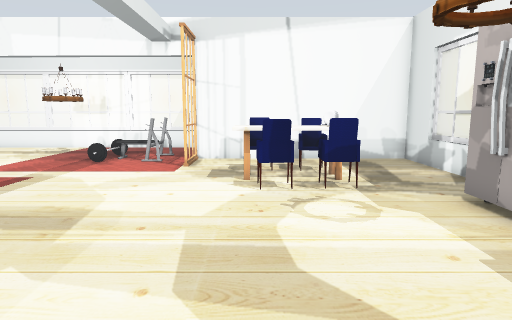
view 1 (above)

20 first-person views from a walk through a robot-simulator world made for Gazebo. The camera is 1 m above the floor, tilts 8° down and sees 75° across. The floor is counted in squares, 0.5 m on a side. Each view is taken from the middle of a square. On the plan, view 1 faces up. The plan holds only what a view shows up to about 18 squares ahead; the rest is blank. Some surface patterns are stand-ins.

view 2
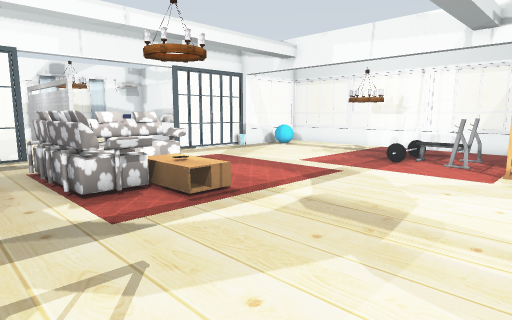

view 3
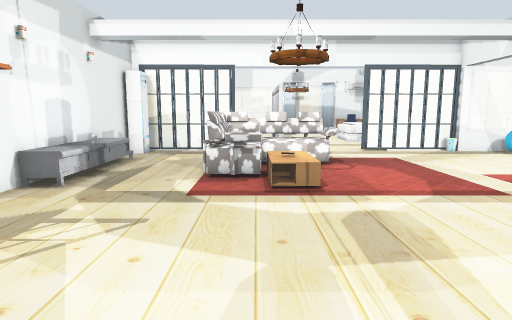

view 4
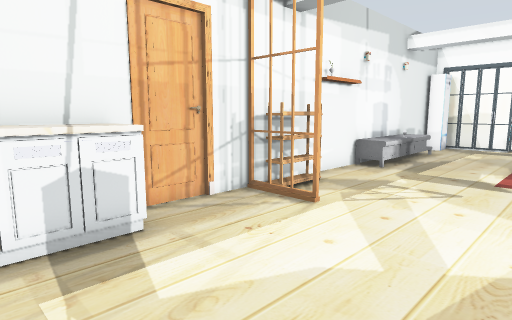

view 5
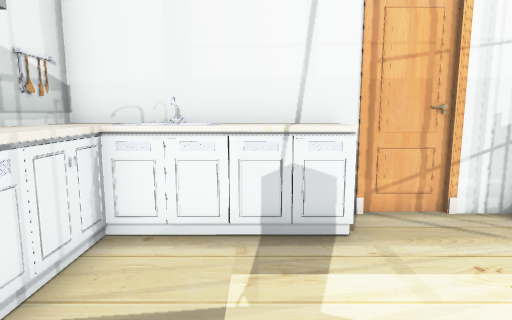

view 6
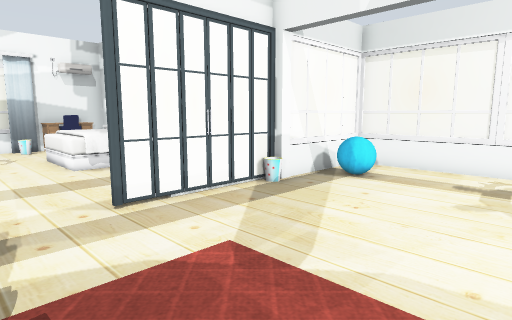

view 7
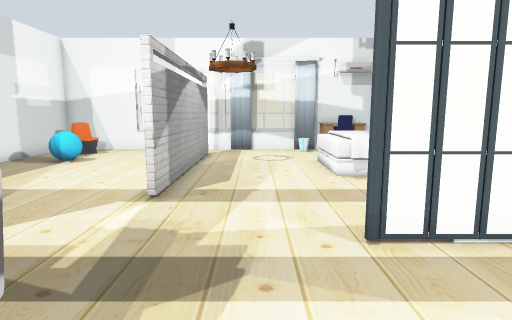

view 8
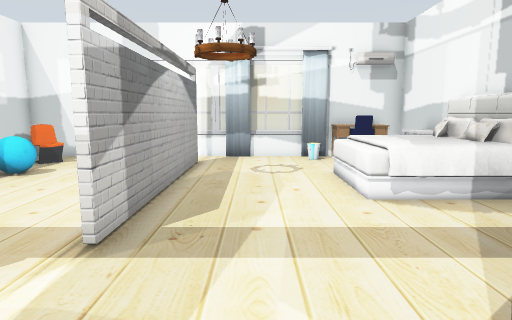

view 9
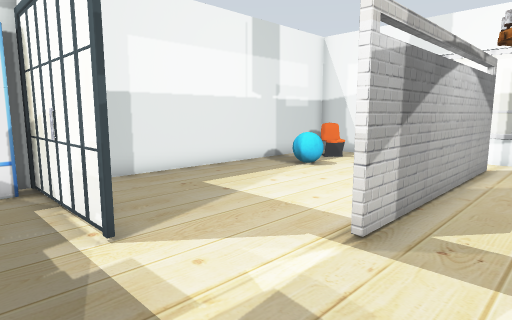

view 10
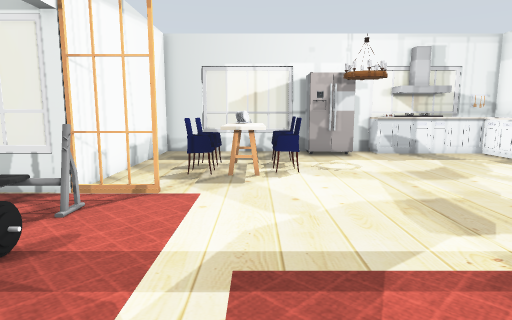

view 11
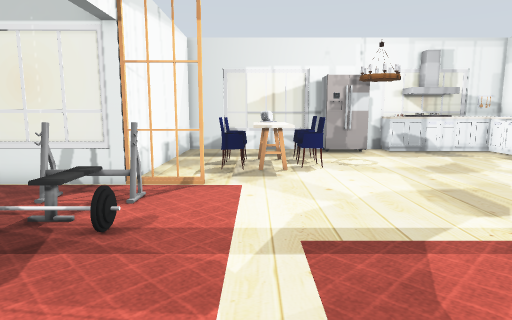

view 12
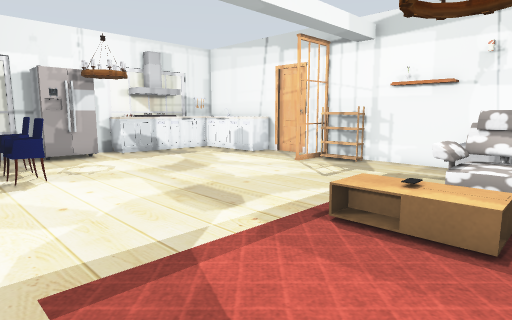

view 13
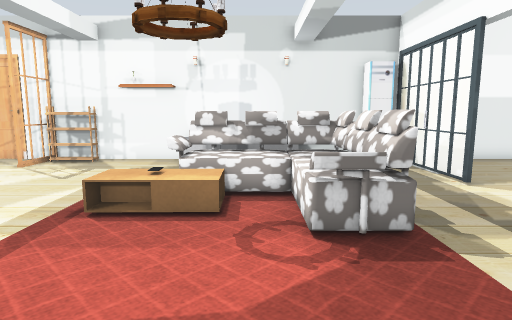

view 14
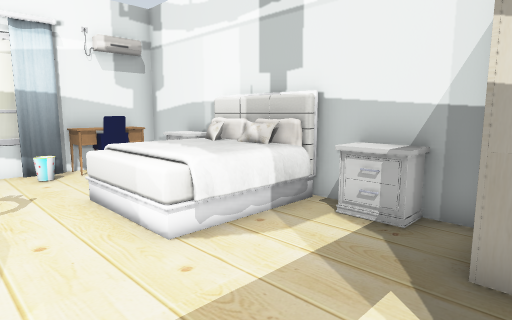

view 15
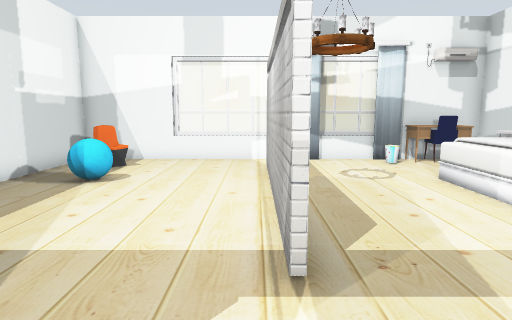

view 16
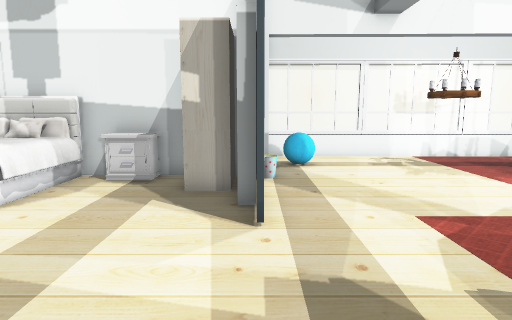

view 17
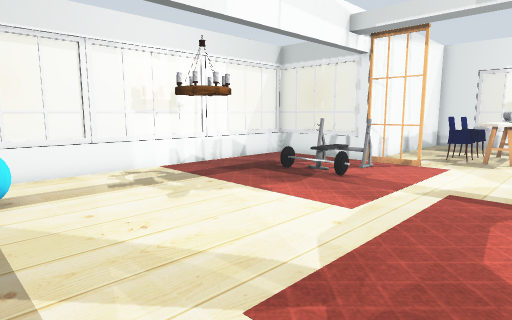

view 18
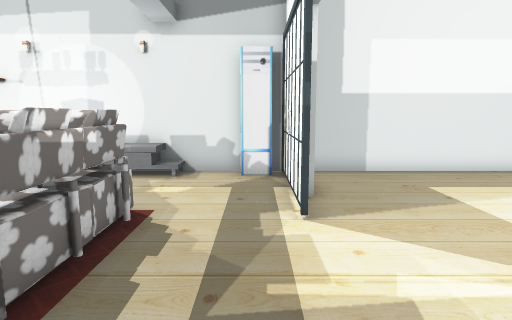

view 19
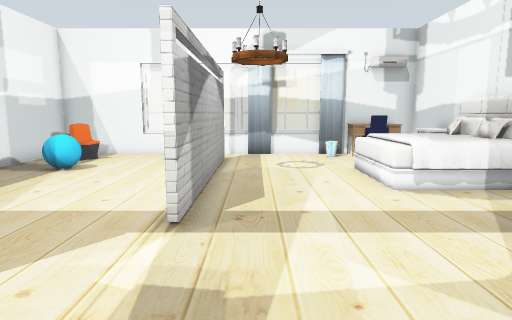

view 20
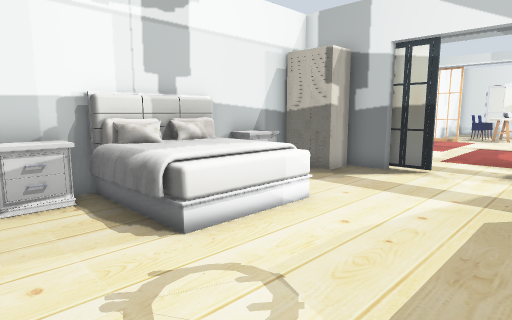

### Floor plan
Points are (right, up) in squares from view 1. A wall is a line through its corners. A room is listed if a view was taken in it or the views show most of it. See-through windows are left out.
Room 1 (views 1, 2, 3, 4, 5, 6, 7, 8, 9, 10, 11, 12, 13, 14, 15, 16, 17, 18, 19, 20)
walls: (-16.9, 11.1) (-17.4, 11.1) (-17.4, 12.6); (-19.8, 5.4) (-28.4, 5.4); (-17.5, 14.7) (-30.6, 14.7) (-30.6, 11.3); (-17, -1.1) (-17, -2.5) (-1.4, -2.5); (-16.6, 15.5) (-16.6, 14.7) (-17, 14.7); (0.9, -2.5) (6.6, -2.5) (6.6, -1.4); (-28.6, 5.6) (-19.8, 5.6); (6.6, 7.4) (6.6, 14.7) (-2.7, 14.7) (-2.7, 19.5); (6.6, 4) (6.6, 4.9); (-30.6, 1.6) (-30.6, -2.5) (-18, -2.5)
low walls: (-11.5, 19.5) (-16.4, 19.5); (-2.7, 19.5) (-7.6, 19.5); (-30.6, 6.5) (-30.6, 5.5)
objects: window (-31, 2) to (-31, 5); window (-31, 7) to (-31, 10); other object (-30, 10) to (-29, 11); curtain (-30, 11); other object (-30, 12) to (-29, 14); chair (-29, -1) to (-28, 0); chair (-29, 13); other object (-28, 14) to (-27, 14); other object (-26, 0); lamp (-26, 6) to (-24, 8); bed (-26, 11) to (-23, 14); other object (-21, 14) to (-20, 14); wardrobe (-19, 13) to (-18, 14); door leaf (-17, 0); door leaf (-17, 2) to (-17, 3); door leaf (-17, 10); door leaf (-17, 12); other object (-17, 14); window (-17, 16) to (-17, 19); other object (-16, -2); other object (-16, 17) to (-15, 17); window (-15, 20); sofa (-14, 3) to (-9, 7); TV cabinet (-13, -2) to (-8, -1); window (-11, 20) to (-8, 20); other object (-10, 4) to (-8, 5); lamp (-10, 5) to (-9, 6); lamp (-10, 16) to (-9, 17); other object (-9, 5); other object (-7, -2); other object (-7, 14) to (-6, 14); other object (-7, 16) to (-6, 16); other object (-6, -2); other object (-6, 14) to (-4, 16); window (-5, 20); other object (-4, -2) to (-3, -2); door leaf (-3, 13) to (-3, 14); window (-3, 17) to (-3, 19); door leaf (-2, -2) to (-2, 0); other object (-1, -3); door leaf (0, -3); chair (0, 9) to (1, 9); kitchen table (0, 10) to (1, 11); chair (0, 11) to (0, 12); kitchen cabinet (2, -2) to (6, 0); chair (2, 9); other object (2, 10) to (2, 11); chair (2, 12); lamp (3, 5) to (4, 6); kitchen table (3, 10) to (3, 11); fridge (5, 6) to (6, 7); other object (6, 1) to (6, 2); kitchen cabinet (6, 3) to (6, 4); other object (7, -1); window (7, 0) to (7, 1); other object (7, 2); window (7, 9)

Positions as (right, up) in squares from view 1, and headings:
1: (0, 0), facing up
2: (-1, 0), facing up-left
3: (1, 4), facing left
4: (4, 4), facing down-left
5: (3, 4), facing down
6: (-10, 7), facing up-left
7: (-12, 8), facing left
8: (-15, 8), facing left
9: (-15, 8), facing down-left
10: (-11, 10), facing right
11: (-12, 11), facing right
12: (-11, 11), facing down-right
13: (-11, 12), facing down
14: (-18, 8), facing up-left
15: (-16, 5), facing left
16: (-17, 4), facing up
17: (-16, 8), facing up-right
18: (-16, 9), facing down
19: (-14, 7), facing left
20: (-29, 6), facing up-right
